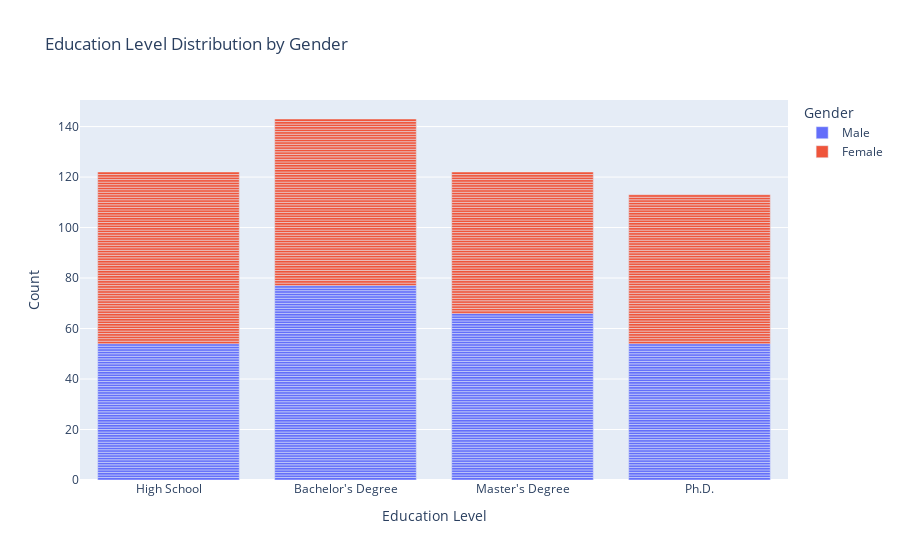

The notebook cell saved with this chart:
### Code cell
# education level

education_order = ["High School", "Bachelor's Degree", "Master's Degree", "Ph.D."]
fig = px.bar(data, 
             x = "Education Level",
             color = "Gender",
             category_orders = {"Education Level": education_order},
             title = 'Education Level Distribution by Gender')

fig.update_layout(xaxis_title = "Education Level",
                  yaxis_title = "Count")

fig.show()

### Figure 1 — Plotly figure (JSON) as saved in the notebook; plotly's stock layout.template omitted (floating-point values rounded to 4 significant figures; data arrays with more than 128 entries replaced by an {"elided": "..."} marker saying what was removed)
{"data": [{"alignmentgroup": "True", "hovertemplate": "Gender=Male<br>Education Level=%{x}<br>count=%{y}<extra></extra>", "legendgroup": "Male", "marker": {"color": "#636efa", "pattern": {"shape": ""}}, "name": "Male", "offsetgroup": "Male", "orientation": "v", "showlegend": true, "textposition": "auto", "type": "bar", "x": {"elided": "251 str values"}, "xaxis": "x", "y": {"elided": "251 int values"}, "yaxis": "y"}, {"alignmentgroup": "True", "hovertemplate": "Gender=Female<br>Education Level=%{x}<br>count=%{y}<extra></extra>", "legendgroup": "Female", "marker": {"color": "#EF553B", "pattern": {"shape": ""}}, "name": "Female", "offsetgroup": "Female", "orientation": "v", "showlegend": true, "textposition": "auto", "type": "bar", "x": {"elided": "249 str values"}, "xaxis": "x", "y": {"elided": "249 int values"}, "yaxis": "y"}], "layout": {"barmode": "relative", "legend": {"title": {"text": "Gender"}, "tracegroupgap": 0}, "title": {"text": "Education Level Distribution by Gender"}, "xaxis": {"anchor": "y", "categoryarray": ["High School", "Bachelor's Degree", "Master's Degree", "Ph.D."], "categoryorder": "array", "domain": [0, 1], "title": {"text": "Education Level"}}, "yaxis": {"anchor": "x", "domain": [0, 1], "title": {"text": "Count"}}}}
